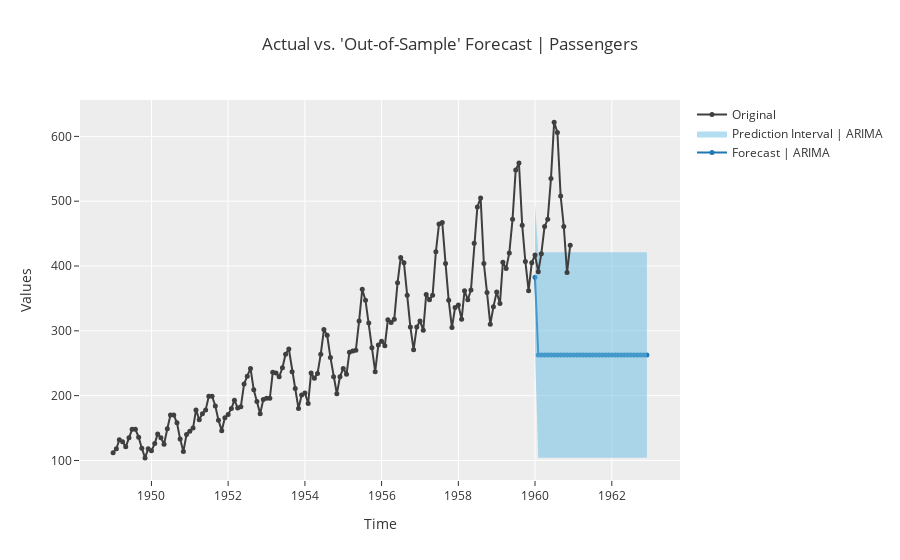

This figure's notebook cell:
### Code cell
exp.plot_model(ma1, plot='forecast', data_kwargs={'fh':36})
